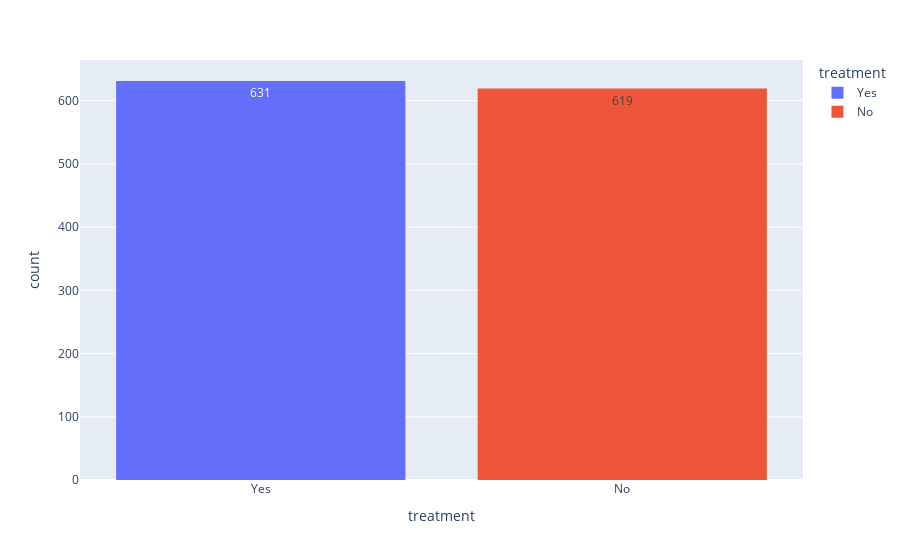

The cell this chart's notebook holds for it:
### Code cell
plt.figure(figsize=(10,5))
px.histogram(df, x = 'treatment', color='treatment', text_auto=True)

### Figure 1 — Plotly figure (JSON) as saved in the notebook; plotly's stock layout.template omitted (floating-point values rounded to 4 significant figures; data arrays with more than 128 entries replaced by an {"elided": "..."} marker saying what was removed)
{"data": [{"alignmentgroup": "True", "bingroup": "x", "hovertemplate": "treatment=%{x}<br>count=%{y}<extra></extra>", "legendgroup": "Yes", "marker": {"color": "#636efa", "pattern": {"shape": ""}}, "name": "Yes", "offsetgroup": "Yes", "orientation": "v", "showlegend": true, "texttemplate": "%{value}", "type": "histogram", "x": {"elided": "631 str values"}, "xaxis": "x", "yaxis": "y"}, {"alignmentgroup": "True", "bingroup": "x", "hovertemplate": "treatment=%{x}<br>count=%{y}<extra></extra>", "legendgroup": "No", "marker": {"color": "#EF553B", "pattern": {"shape": ""}}, "name": "No", "offsetgroup": "No", "orientation": "v", "showlegend": true, "texttemplate": "%{value}", "type": "histogram", "x": {"elided": "619 str values"}, "xaxis": "x", "yaxis": "y"}], "layout": {"barmode": "relative", "legend": {"title": {"text": "treatment"}, "tracegroupgap": 0}, "margin": {"t": 60}, "xaxis": {"anchor": "y", "categoryarray": ["Yes", "No"], "categoryorder": "array", "domain": [0, 1], "title": {"text": "treatment"}}, "yaxis": {"anchor": "x", "domain": [0, 1], "title": {"text": "count"}}}}
